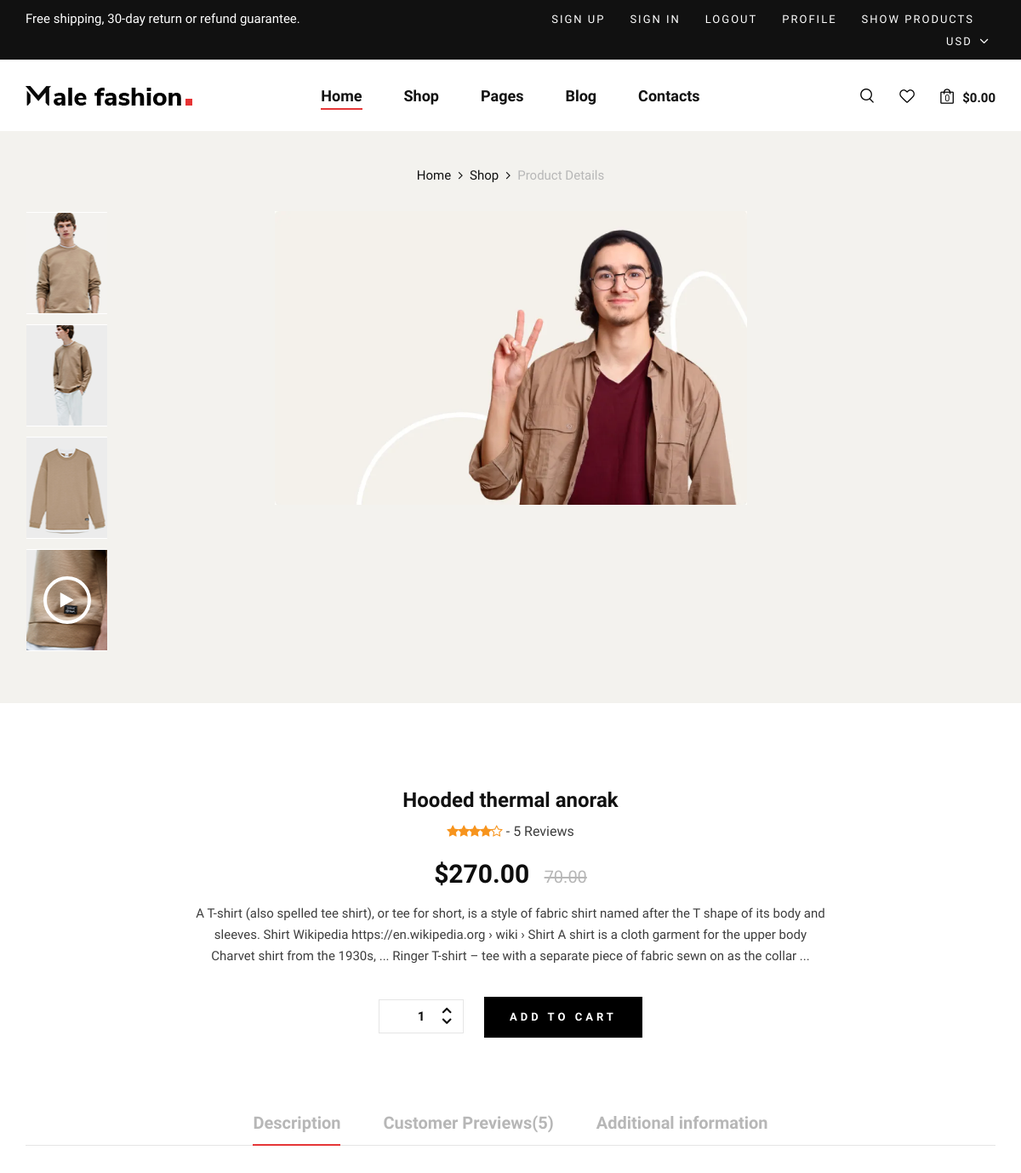
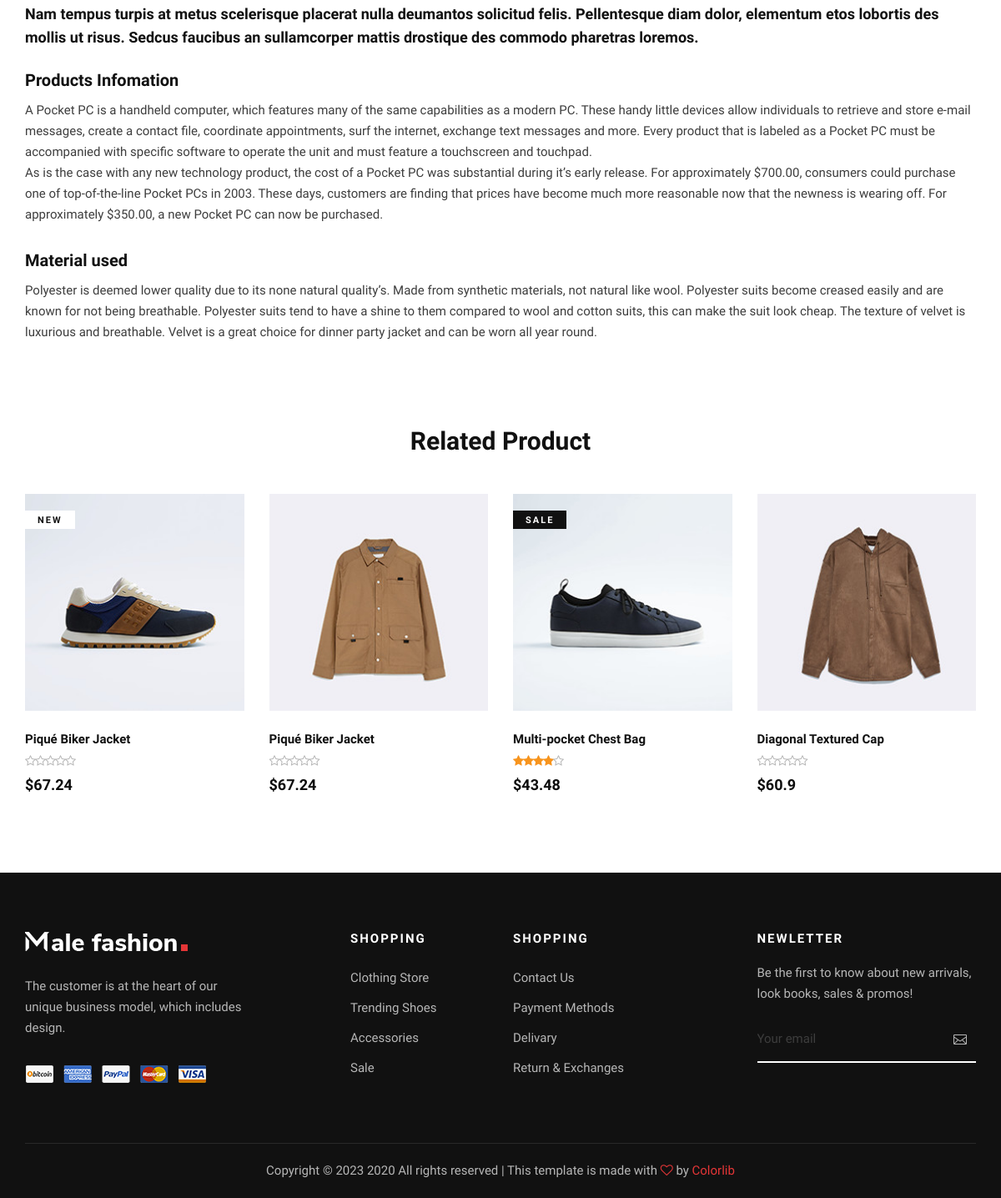
The page /single_product/1 on the database its author committed (2 pictures, top to bottom).
### app_seller/models.py (models this page shows)
class Product(models.Model):
    pro_name=models.CharField(max_length=50)
    pro_price=models.IntegerField()
    pro_qty=models.IntegerField()
    pro_image=models.FileField(upload_to="Product/",default="pro.jpg")
    pro_desc=models.TextField(max_length=500)
    seller_id=models.ForeignKey(Seller_user,on_delete=models.CASCADE)

### app_buyer/views.py (the view)
# urls.py: path('single_product/<int:pk>', views.single_product, name='single_product'),
def single_product(request,pk):
    one_product=Product.objects.get(id=pk)
    return render(request,"shop-details.html",{"one_product":one_product})

### app_buyer/templates/shop-details.html (shortened to what this page needs)
{% extends 'header_footer.html' %}{% block content%}{% load static %}
    <section class="shop-details">
        <div class="product__details__pic">
            <div class="container">
                <div class="row">
                    <div class="col-lg-12">
                        <div class="product__details__breadcrumb">
                            <a href="./index.html">Home</a>
                            <a href="./shop.html">Shop</a>
                            <span>Product Details</span>
                        </div>
                    </div>
                </div>
                <div class="row">
                    <div class="col-lg-3 col-md-3">
                        <ul class="nav nav-tabs" role="tablist">
                            <li class="nav-item">
                                <a class="nav-link active" data-toggle="tab" href="#tabs-1" role="tab">
                                    <div class="product__thumb__pic set-bg" data-setbg="{% static 'img/shop-details/thumb-1.png' %}">
                                    </div>
                                </a>
                            </li>
                            <li class="nav-item">
                                <a class="nav-link" data-toggle="tab" href="#tabs-2" role="tab">
                                    <div class="product__thumb__pic set-bg" data-setbg="{% static 'img/shop-details/thumb-2.png' %}">
                                    </div>
                                </a>
                            </li>
                            <li class="nav-item">
                                <a class="nav-link" data-toggle="tab" href="#tabs-3" role="tab">
                                    <div class="product__thumb__pic set-bg" data-setbg="{% static 'img/shop-details/thumb-3.png' %}">
                                    </div>
                                </a>
                            </li>
                            <li class="nav-item">
                                <a class="nav-link" data-toggle="tab" href="#tabs-4" role="tab">
                                    <div class="product__thumb__pic set-bg" data-setbg="{% static 'img/shop-details/thumb-4.png' %}">
                                        <i class="fa fa-play"></i>
                                    </div>
                                </a>
                            </li>
                        </ul>
                    </div>
                    <div class="col-lg-6 col-md-9">
                        <div class="tab-content">
                            <div class="tab-pane active" id="tabs-1" role="tabpanel">
                                <div class="product__details__pic__item">
                                    <img src="{{one_product.pro_image.url}}" alt="">
                                </div>
                            </div>
                        </div>
                    </div>
                </div>
            </div>
        </div>
        <div class="product__details__content">
            <div class="container">
                <div class="row d-flex justify-content-center">
                    <div class="col-lg-8">
                        <div class="product__details__text">
                            <h4>Hooded thermal anorak</h4>
                            <div class="rating">
                                <i class="fa fa-star"></i>
                                <i class="fa fa-star"></i>
                                <i class="fa fa-star"></i>
                                <i class="fa fa-star"></i>
                                <i class="fa fa-star-o"></i>
                                <span> - 5 Reviews</span>
                            </div>
                            <h3>$270.00 <span>70.00</span></h3>
                            <p>{{one_product.pro_desc}}</p>
                            <div class="product__details__cart__option">
                                <div class="quantity">
                                    <div class="pro-qty">
                                        <input type="text" value="1">
                                    </div>
                                </div>
                                <a href="{% url 'add_to_cart' one_product.id %}" class="primary-btn">add to cart</a>
                            </div>
                        </div>
                    </div>
                </div>
                <div class="row">
                    <div class="col-lg-12">
                        <div class="product__details__tab">
                            <ul class="nav nav-tabs" role="tablist">
                                <li class="nav-item">
                                    <a class="nav-link active" data-toggle="tab" href="#tabs-5"
                                    role="tab">Description</a>
                                </li>
                                <li class="nav-item">
                                    <a class="nav-link" data-toggle="tab" href="#tabs-6" role="tab">Customer
                                    Previews(5)</a>
                                </li>
                                <li class="nav-item">
                                    <a class="nav-link" data-toggle="tab" href="#tabs-7" role="tab">Additional
                                    information</a>
                                </li>
                            </ul>
                            <div class="tab-content">
                                <div class="tab-pane active" id="tabs-5" role="tabpanel">
                                    <div class="product__details__tab__content">
                                        <p class="note">Nam tempus turpis at metus scelerisque placerat nulla deumantos
                                            solicitud felis. Pellentesque diam dolor, elementum etos lobortis des mollis
                                            ut risus. Sedcus faucibus an sullamcorper mattis drostique des commodo
                                        pharetras loremos.</p>
                                        <div class="product__details__tab__content__item">
                                            <h5>Products Infomation</h5>
                                            <p>A Pocket PC is a handheld computer, which features many of the same
                                                capabilities as a modern PC. These handy little devices allow
                                                individuals to retrieve and store e-mail messages, create a contact
                                                file, coordinate appointments, surf the internet, exchange text messages
                                                and more. Every product that is labeled as a Pocket PC must be
                                                accompanied with specific software to operate the unit and must feature
                                            a touchscreen and touchpad.</p>
                                            <p>As is the case with any new technology product, the cost of a Pocket PC
                                                was substantial during it’s early release. For approximately $700.00,
                                                consumers could purchase one of top-of-the-line Pocket PCs in 2003.
                                                These days, customers are finding that prices have become much more
                                                reasonable now that the newness is wearing off. For approximately
                                            $350.00, a new Pocket PC can now be purchased.</p>
                                        </div>
                                        <div class="product__details__tab__content__item">
                                            <h5>Material used</h5>
                                            <p>Polyester is deemed lower quality due to its none natural quality’s. Made
                                                from synthetic materials, not natural like wool. Polyester suits become
                                                creased easily and are known for not being breathable. Polyester suits
                                                tend to have a shine to them compared to wool and cotton suits, this can
                                                make the suit look cheap. The texture of velvet is luxurious and
                                                breathable. Velvet is a great choice for dinner party jacket and can be
                                            worn all year round.</p>
                                        </div>
                                    </div>
                                </div>
                            </div>
                        </div>
                    </div>
                </div>
            </div>
        </div>
    </section>
    <section class="related spad">
        <div class="container">
            <div class="row">
                <div class="col-lg-12">
                    <h3 class="related-title">Related Product</h3>
                </div>
            </div>
            <div class="row">
                <div class="col-lg-3 col-md-6 col-sm-6 col-sm-6">
                    <div class="product__item">
                        <div class="product__item__pic set-bg" data-setbg="{% static 'img/product/product-1.jpg' %}">
                            <span class="label">New</span>
                        </div>
                        <div class="product__item__text">
                            <h6>Piqué Biker Jacket</h6>
                            <div class="rating">
                                <i class="fa fa-star-o"></i>
                                <i class="fa fa-star-o"></i>
                                <i class="fa fa-star-o"></i>
                                <i class="fa fa-star-o"></i>
                                <i class="fa fa-star-o"></i>
                            </div>
                            <h5>$67.24</h5>
                        </div>
                    </div>
                </div>
                <div class="col-lg-3 col-md-6 col-sm-6 col-sm-6">
                    <div class="product__item">
                        <div class="product__item__pic set-bg" data-setbg="{% static 'img/product/product-2.jpg' %}">
                        </div>
                        <div class="product__item__text">
                            <h6>Piqué Biker Jacket</h6>
                            <div class="rating">
                                <i class="fa fa-star-o"></i>
                                <i class="fa fa-star-o"></i>
                                <i class="fa fa-star-o"></i>
                                <i class="fa fa-star-o"></i>
                                <i class="fa fa-star-o"></i>
                            </div>
                            <h5>$67.24</h5>
                        </div>
                    </div>
                </div>
                <div class="col-lg-3 col-md-6 col-sm-6 col-sm-6">
                    <div class="product__item sale">
                        <div class="product__item__pic set-bg" data-setbg="{% static 'img/product/product-3.jpg' %}">
                            <span class="label">Sale</span>
                        </div>
                        <div class="product__item__text">
                            <h6>Multi-pocket Chest Bag</h6>
                            <div class="rating">
                                <i class="fa fa-star"></i>
                                <i class="fa fa-star"></i>
                                <i class="fa fa-star"></i>
                                <i class="fa fa-star"></i>
                                <i class="fa fa-star-o"></i>
                            </div>
                            <h5>$43.48</h5>
                        </div>
                    </div>
                </div>
                <div class="col-lg-3 col-md-6 col-sm-6 col-sm-6">
                    <div class="product__item">
                        <div class="product__item__pic set-bg" data-setbg="{% static 'img/product/product-4.jpg' %}">
                        </div>
                        <div class="product__item__text">
                            <h6>Diagonal Textured Cap</h6>
                            <div class="rating">
                                <i class="fa fa-star-o"></i>
                                <i class="fa fa-star-o"></i>
                                <i class="fa fa-star-o"></i>
                                <i class="fa fa-star-o"></i>
                                <i class="fa fa-star-o"></i>
                            </div>
                            <h5>$60.9</h5>
                        </div>
                    </div>
                </div>
            </div>
        </div>
    </section>
{%endblock%}

### rows shown on the page
Product: pro_image (picture), pro_desc "A T-shirt (also spelled tee shirt), or tee for short, is a style of fabric shirt named after the T shape of its body and sleeves. Shirt Wikipedia https://en.wikipedia.org › wiki › Shirt A shirt is a cloth garment for the upper body Charvet shirt from the 1930s, ... Ringer T-shirt – tee with a separate piece of fabric sewn on as the collar ..."
